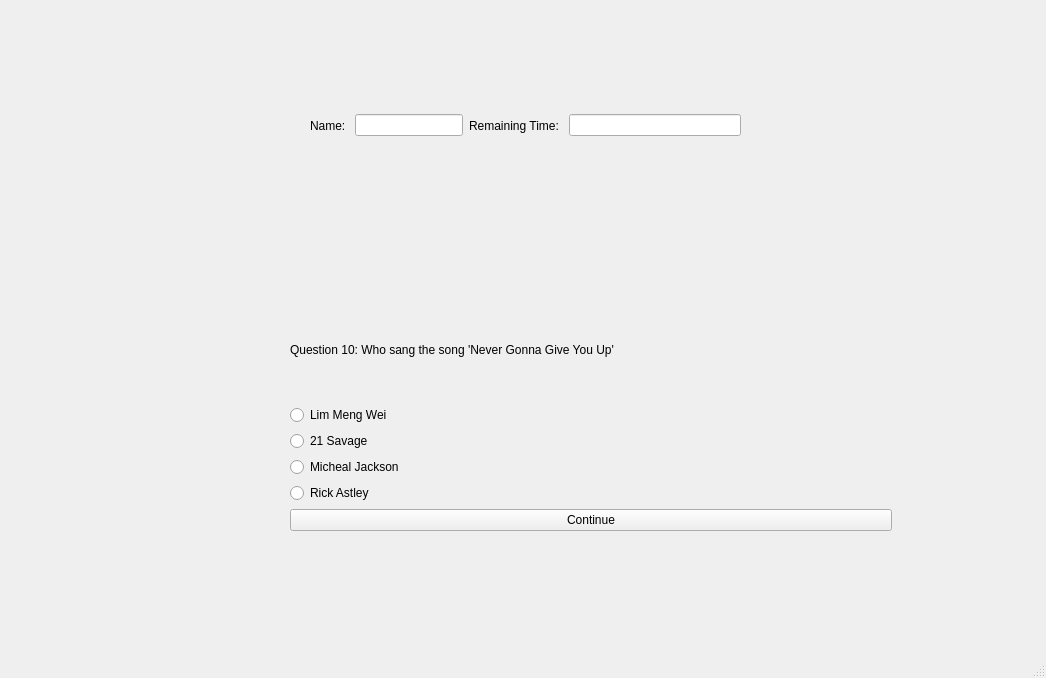
<?xml version="1.0" encoding="UTF-8"?>
<ui version="4.0">
 <class>ques10</class>
 <widget class="QMainWindow" name="ques10">
  <property name="geometry">
   <rect>
    <x>0</x>
    <y>0</y>
    <width>1046</width>
    <height>678</height>
   </rect>
  </property>
  <property name="windowTitle">
   <string>Question 10</string>
  </property>
  <widget class="QWidget" name="centralwidget">
   <widget class="QWidget" name="verticalLayoutWidget">
    <property name="geometry">
     <rect>
      <x>290</x>
      <y>300</y>
      <width>602</width>
      <height>231</height>
     </rect>
    </property>
    <layout class="QVBoxLayout" name="verticalLayout">
     <item>
      <widget class="QLabel" name="label">
       <property name="text">
        <string>Question 10: Who sang the song 'Never Gonna Give You Up'</string>
       </property>
      </widget>
     </item>
     <item>
      <widget class="QRadioButton" name="R1">
       <property name="text">
        <string>Lim Meng Wei</string>
       </property>
      </widget>
     </item>
     <item>
      <widget class="QRadioButton" name="R2">
       <property name="text">
        <string>21 Savage</string>
       </property>
      </widget>
     </item>
     <item>
      <widget class="QRadioButton" name="R3">
       <property name="text">
        <string>Micheal Jackson</string>
       </property>
      </widget>
     </item>
     <item>
      <widget class="QRadioButton" name="R4">
       <property name="text">
        <string>Rick Astley</string>
       </property>
      </widget>
     </item>
     <item>
      <widget class="QPushButton" name="B1">
       <property name="text">
        <string>Continue</string>
       </property>
      </widget>
     </item>
    </layout>
   </widget>
   <widget class="QWidget" name="horizontalLayoutWidget">
    <property name="geometry">
     <rect>
      <x>310</x>
      <y>70</y>
      <width>431</width>
      <height>111</height>
     </rect>
    </property>
    <layout class="QHBoxLayout" name="horizontalLayout">
     <item>
      <widget class="QLabel" name="label_3">
       <property name="text">
        <string>Name: </string>
       </property>
      </widget>
     </item>
     <item>
      <widget class="QLineEdit" name="T1">
       <property name="sizePolicy">
        <sizepolicy hsizetype="Preferred" vsizetype="Fixed">
         <horstretch>0</horstretch>
         <verstretch>0</verstretch>
        </sizepolicy>
       </property>
      </widget>
     </item>
     <item>
      <widget class="QLabel" name="label_4">
       <property name="text">
        <string>Remaining Time: </string>
       </property>
      </widget>
     </item>
     <item>
      <widget class="QLineEdit" name="T2"/>
     </item>
    </layout>
   </widget>
  </widget>
  <widget class="QMenuBar" name="menubar">
   <property name="geometry">
    <rect>
     <x>0</x>
     <y>0</y>
     <width>1046</width>
     <height>26</height>
    </rect>
   </property>
  </widget>
  <widget class="QStatusBar" name="statusbar"/>
 </widget>
 <resources/>
 <connections/>
</ui>
